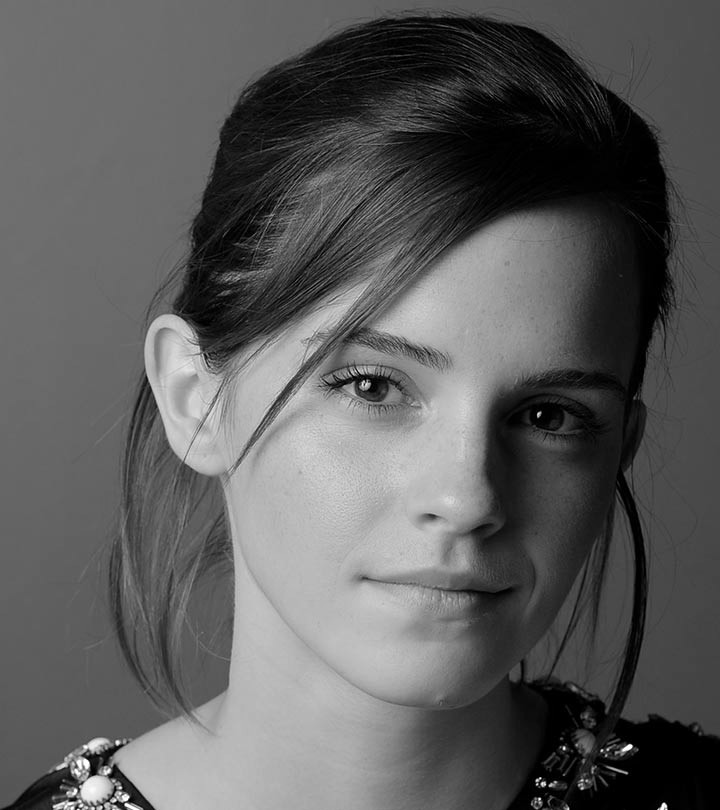
#> input picture Assignment 01/Images/emma_gray.jpg, 720 x 810 px, found by its file name
$ jupyter execute --allow-errors Code.ipynb   (shell and % lines are left out)
#> lines starting #> are read from the running program, lines starting #| are printed output that depends on the picture
[cell 1]
import numpy as np
import cv2 as cv
import matplotlib.pyplot as plt

### Q1

[cell 2]
#create intensity tranformation piecewise
t1 = np.linspace(0, 50, 50+1)
t2 = np.linspace(100, 255, 100)
t3 = np.linspace(150, 255, 105)

t = np.concatenate((t1, t2, t3)).astype(np.uint8)
assert len(t) == 256

fig, ax = plt.subplots(figsize = (4,4))
ax.plot(t)
ax.set_xlabel("Input intensity")
ax.set_ylabel("Output intensity")
ax.set_title("Intensity transformation")

ax.set_xlim(0,255)
ax.set_ylim(0,255)

ax.set_xticks((0,50,100,150,200,255))
ax.set_xticklabels((0,50,100,150,200,255))
ax.set_yticks((0,50,100,150,200,255))
ax.set_yticklabels((0,50,100,150,200,255))

ax.grid()
plt.show()
#> figure, not shown here; curve peaks at x = 150, y = 255

[cell 3]
f = cv.imread('Images\emma_gray.jpg')
#> f is the input picture: shape (810, 720, 3); min 0, max 255, mean 92.2
g = cv.LUT(f, t)
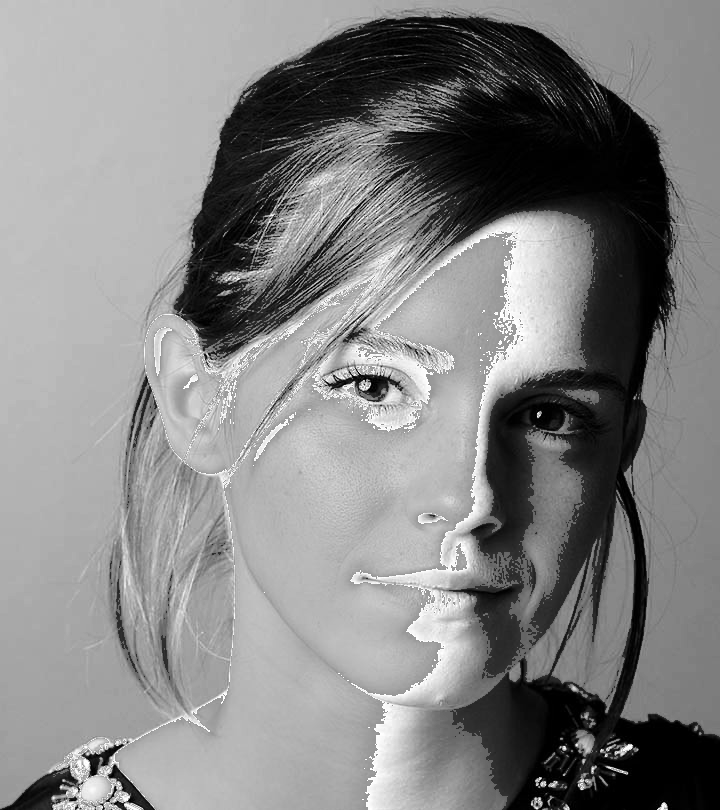
#> g: shape (810, 720, 3); min 0, max 255, mean 132.4

f_rgb = cv.cvtColor(f, cv.COLOR_BGR2RGB)
g_rgb = cv.cvtColor(g, cv.COLOR_BGR2RGB)

fig,ax = plt.subplots(1,2 , figsize=(8,4))
ax[0].imshow(f_rgb)
ax[0].axis('off')
ax[0].set_title("Original image")

ax[1].imshow(g_rgb)
ax[1].axis('off')
ax[1].set_title("Intensity transformed image")

### Q2

Finding the range of values

[cell 4]
f = cv.imread('Images/brain_proton_density_slice.png')
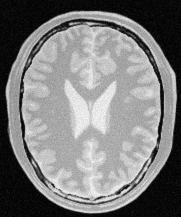
#> input picture Assignment 01/Images/brain_proton_density_slice.png, 181 x 217 px
#> f is the input picture: shape (217, 181, 3); min 0, max 251, mean 123.7
assert f is not None

for i in range(10):
    t1 = np.linspace(0, 25*i, 25*i+1)
    t2 = 0*np.ones(25)
    t3 = np.linspace(25*(i+1), 255, 255-25*(i+1))
    t = np.concatenate((t1,t2,t3)).astype(np.uint8)
    assert len(t) == 256

    fig, ax = plt.subplots(1,3, figsize = (12, 4))
    ax[0].plot(t)
    ax[0].set_xlabel("Input intensity")
    ax[0].set_ylabel("Output intensity")
    ax[0].set_title("Intensity transformation")

    ax[0].set_xlim(0,255)
    ax[0].set_ylim(0,255)

    ax[0].set_xticks((0,50,100,150,200,255))
    ax[0].set_xticklabels((0,50,100,150,200,255))
    ax[0].set_yticks((0,50,100,150,200,255))
    ax[0].set_yticklabels((0,50,100,150,200,255))

    ax[0].grid()

    g = cv.LUT(f, t)
    g = cv.cvtColor(g, cv.COLOR_RGB2BGR)

    ax[1].imshow(f)
    ax[1].axis('off')
    ax[1].grid()

    ax[2].imshow(g)
    ax[2].axis('off')
    ax[2].grid()


    plt.show()

a) White matter

[cell 5]
f = cv.imread('Images/brain_proton_density_slice.png', cv.IMREAD_GRAYSCALE)
#> f: shape (217, 181); min 0, max 251, mean 123.7
assert f is not None

t1 = np.linspace(0, 150, 150+1)
t2 = 255*np.ones(30)
t3 = np.linspace(180, 255, 255-180)
t = np.concatenate((t1,t2,t3)).astype(np.uint8)
#> t = 256 values, max 255 at index 151, min 0 at index 0, mean 137.7
assert len(t) == 256

fig, ax = plt.subplots(1,3, figsize = (12, 4))
ax[0].plot(t)
ax[0].set_xlabel("Input intensity")
ax[0].set_ylabel("Output intensity")
ax[0].set_title("Intensity transformation")

ax[0].set_xlim(0,255)
ax[0].set_ylim(0,255)

ax[0].set_xticks((0,50,100,150,180,200,255))
ax[0].set_xticklabels((0,50,100,150,180,200,255),fontsize="8")
ax[0].set_yticks((0,50,100,150,200,255))
ax[0].set_yticklabels((0,50,100,150,200,255),fontsize="8")

ax[0].grid()

g = cv.LUT(f, t)
#> g: shape (217, 181)

f = cv.cvtColor(f, cv.COLOR_BGR2RGB)
g = cv.cvtColor(g, cv.COLOR_BGR2RGB)
#> g: shape (217, 181, 3)

ax[1].imshow(f)
ax[1].axis('off')
ax[1].set_title("Original Image")

ax[2].imshow(g)
ax[2].axis('off')
ax[2].set_title("White Matter Accentuated")


plt.show()
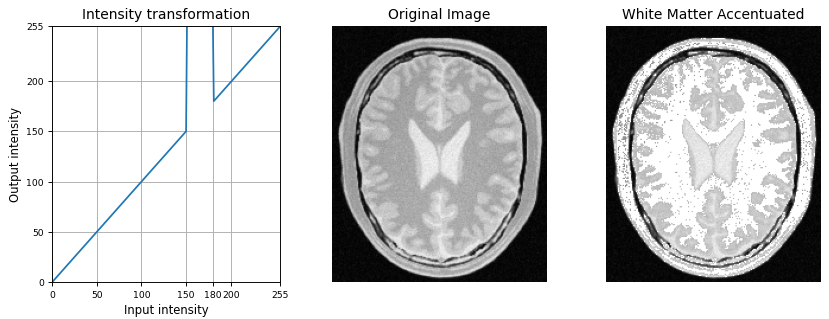
#> figure drawn by matplotlib, 3 panels; panel 1: curve peaks at x = 151, y = 255

b) Gray matter

[cell 6]
f = cv.imread('Images/brain_proton_density_slice.png', cv.IMREAD_GRAYSCALE)
assert f is not None

t1 = np.linspace(0, 180, 180+1)
t2 = 255*np.ones(210-180)
t3 = np.linspace(210,255,255-210)
t = np.concatenate((t1,t2,t3)).astype(np.uint8)
#> t = 256 values, max 255 at index 181, min 0 at index 0, mean 134.3
assert len(t) == 256

fig, ax = plt.subplots(1,3, figsize = (12, 4))
ax[0].plot(t)
ax[0].set_xlabel("Input intensity")
ax[0].set_ylabel("Output intensity")
ax[0].set_title("Intensity transformation")

ax[0].set_xlim(0,255)
ax[0].set_ylim(0,255)

ax[0].set_xticks((0,50,100,150,180,210,255))
ax[0].set_xticklabels((0,50,100,150,180,210,255),fontsize="8")
ax[0].set_yticks((0,50,100,150,200,255))
ax[0].set_yticklabels((0,50,100,150,200,255),fontsize="8")

ax[0].grid()

g = cv.LUT(f, t)
#> g: shape (217, 181)

f = cv.cvtColor(f, cv.COLOR_BGR2RGB)
g = cv.cvtColor(g, cv.COLOR_BGR2RGB)
#> g: shape (217, 181, 3)

ax[1].imshow(f)
ax[1].axis('off')
ax[1].set_title("Original")


ax[2].imshow(g)
ax[2].axis('off')
ax[2].set_title("Gray Matter Accentuated")


plt.show()
#> figure, not shown here; panel 1: curve peaks at x = 181, y = 255

### Q3

a)

[cell 7]
im = cv.imread("Images\highlights_and_shadows.jpg")
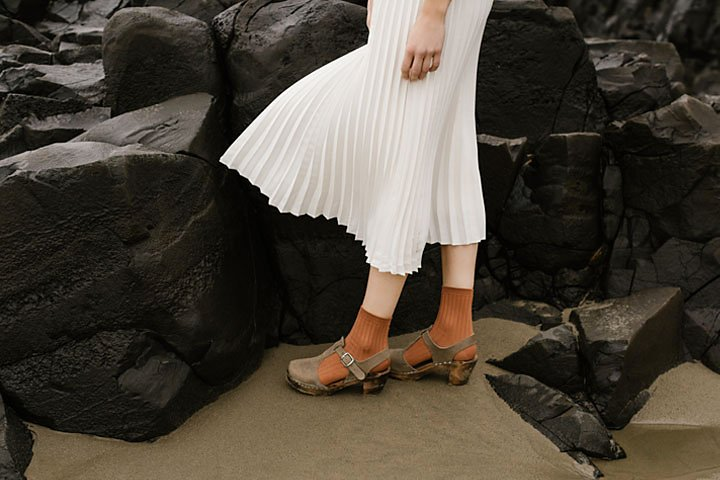
#> input picture Assignment 01/Images/highlights_and_shadows.jpg, 720 x 480 px, found by its file name
#> im is the input picture: shape (480, 720, 3); mean B, G, R 58.1, 68.6, 75.7
im_rgb = cv.cvtColor(im, cv.COLOR_BGR2RGB)

f = cv.cvtColor(im, cv.COLOR_BGR2LAB)
#> f: shape (480, 720, 3); mean of channels 0, 1, 2 71.3, 129.1, 135
L,a,b = cv.split(f)
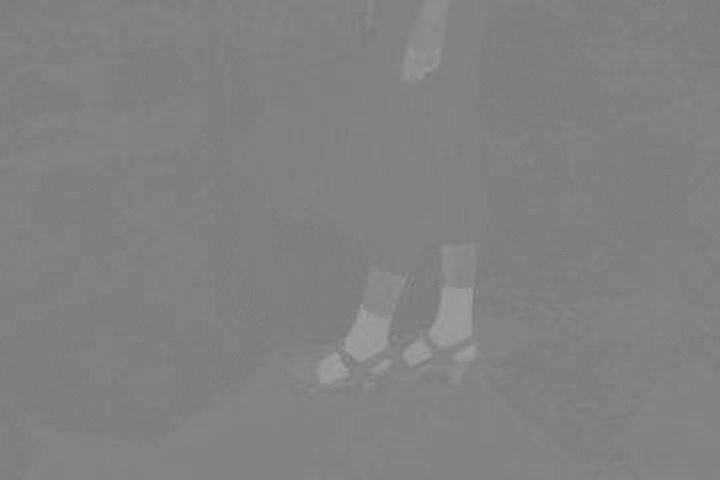
#> a: shape (480, 720); min 119, max 160, mean 129.1

g = 0.65

t = np.array([(i/255)**g*255 for i in range(0,256)], dtype = np.uint8)
#> t = 256 values from 0 to 255
L_corrected = cv.LUT(L, t)

f_new = cv.merge((L_corrected, a, b))
#> f_new: shape (480, 720, 3); mean of channels 0, 1, 2 98.6, 129.1, 135
f_new_rgb = cv.cvtColor(f_new, cv.COLOR_LAB2RGB)
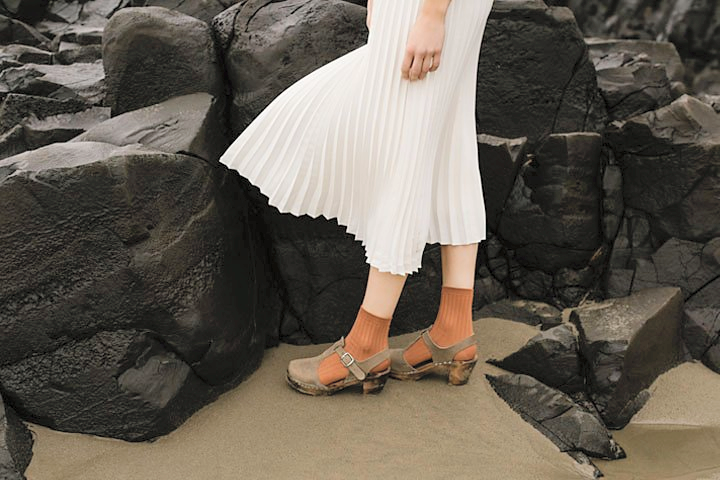
#> f_new_rgb: shape (480, 720, 3); mean R, G, B 101.3, 93.8, 83.2

fig, ax = plt.subplots(figsize=(4,4))

ax.plot(t)
ax.set_xlabel("Input intensity")
ax.set_ylabel("Output intensity")
ax.set_title("Intensity transformation")

ax.set_xlim(0,255)
ax.set_ylim(0,255)

ax.set_xticks((0,50,100,150,200,255))
ax.set_xticklabels((0,50,100,150,200,255))
ax.set_yticks((0,50,100,150,200,255))
ax.set_yticklabels((0,50,100,150,200,255))
ax.grid()

fig, axs = plt.subplots(1,2, figsize=(8,5))

axs[0].imshow(im_rgb)
axs[0].set_title('Original Image')
axs[0].axis('off')

axs[1].imshow(f_new_rgb)
axs[1].set_title('Gamma corrected: $\gamma ={}$'.format(g))
axs[1].axis('off')
plt.plot()
#> figure, not shown here; curve peaks at x = 255, y = 255

b)

[cell 8]
fig, axs = plt.subplots(1,2,figsize=(10,4))

axs[0].hist(L.flatten(), 256, [0, 256])
axs[0].set_title("Histogram of Original Image")
axs[0].set_xlim(0,255)
#axs[0].set_ylim(0,12000)
axs[0].set_xticks((0,50,100,150,200,255))
axs[0].set_xticklabels((0,50,100,150,200,255))
axs[0].grid()

axs[1].hist(L_corrected.flatten(), 256, [0, 256])
axs[1].set_title("Histogram of Corrected Image")
axs[1].set_xlim(0,255)
#axs[1].set_ylim(0,12000)
axs[1].set_xticks((0,50,100,150,200,255))
axs[1].set_xticklabels((0,50,100,150,200,255))
axs[1].grid()

plt.show()
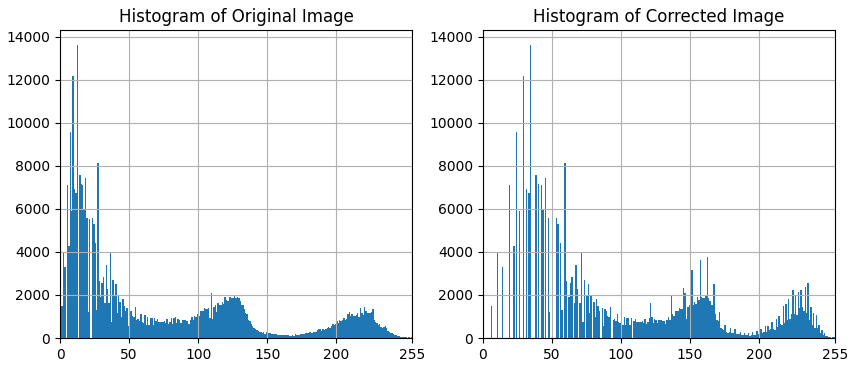
#> figure drawn by matplotlib, 2 panels; panel 1: tallest bar 13634 high, from x = 12 to 13; panel 2: tallest bar 13634 high, from x = 34 to 35

### Q4

[cell 9]
# read the image and find the number of occurences
f = cv.imread('Images/shells.png', cv.IMREAD_GRAYSCALE).astype(np.uint8)
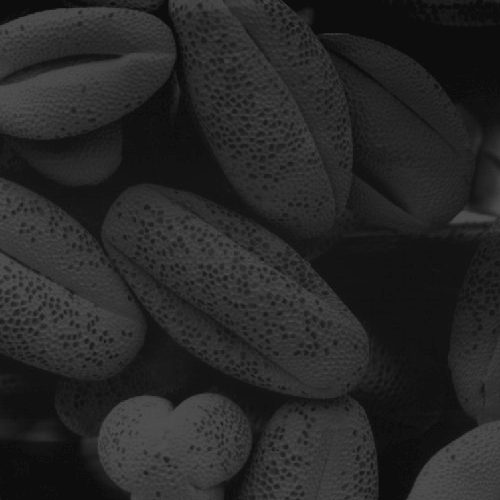
#> input picture Assignment 01/Images/shells.png, 500 x 500 px
#> f is the input picture: shape (500, 500); min 13, max 83, mean 38.7
hist, bins = np.histogram(f.ravel(), 256, [0, 256])
#> hist = 256 values, max 17718 at index 13, min 0 at index 0, mean 976.6; bins = 257 values from 0 to 256

# code to carry out histogram equalization
m,n = f.shape
#> m = 500; n = 500
L = 256
t = np.round((L-1)/(m*n) * np.array([np.sum(hist[0:i+1]) for i in range(0,256)])).astype(np.uint8)
assert len(t) == 256
g = cv.LUT(f, t)
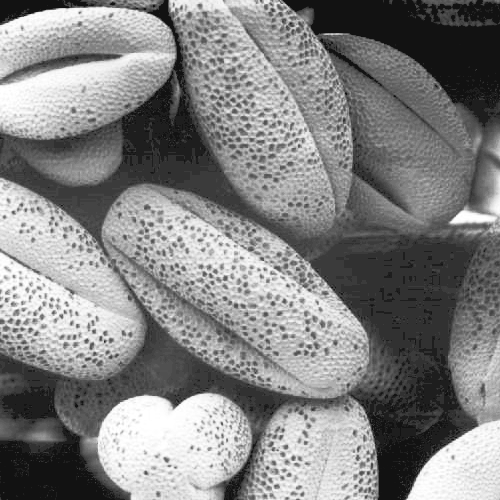
#> g: shape (500, 500); min 18, max 255, mean 130.9

# plot the images
f = cv.cvtColor(f, cv.COLOR_BGR2RGB)
g = cv.cvtColor(g, cv.COLOR_BGR2RGB)
#> g: shape (500, 500, 3)

fig, axs = plt.subplots(2, 2, figsize=(10,10))
axs[0,0].imshow(f, cmap = 'gray')
axs[0,0].axis('off')
axs[0,0].set_title("Original Image")
axs[1,0].imshow(g, cmap = 'gray')
axs[1,0].axis('off')
axs[1,0].set_title("Histogram Equalized Image")

axs[0,1].hist(f.flatten(), 256, [0, 256])
axs[0,1].set_title("Histogram of Original Image")
axs[0,1].set_xlim(0,255)
#axs[0,1].set_ylim(0,15000)
axs[0,1].set_xticks((0,50,100,150,200,255))
axs[0,1].set_xticklabels((0,50,100,150,200,255))
axs[0,1].grid()


axs[1,1].hist(g.flatten(), 256, [0, 256])
axs[1,1].set_title("Histogram of Equalized Image")
axs[1,1].set_xlim(0,255)
#axs[1,1].set_ylim(0,15000)
axs[1,1].set_xticks((0,50,100,150,200,255))
axs[1,1].set_xticklabels((0,50,100,150,200,255))
axs[1,1].grid()

plt.show()
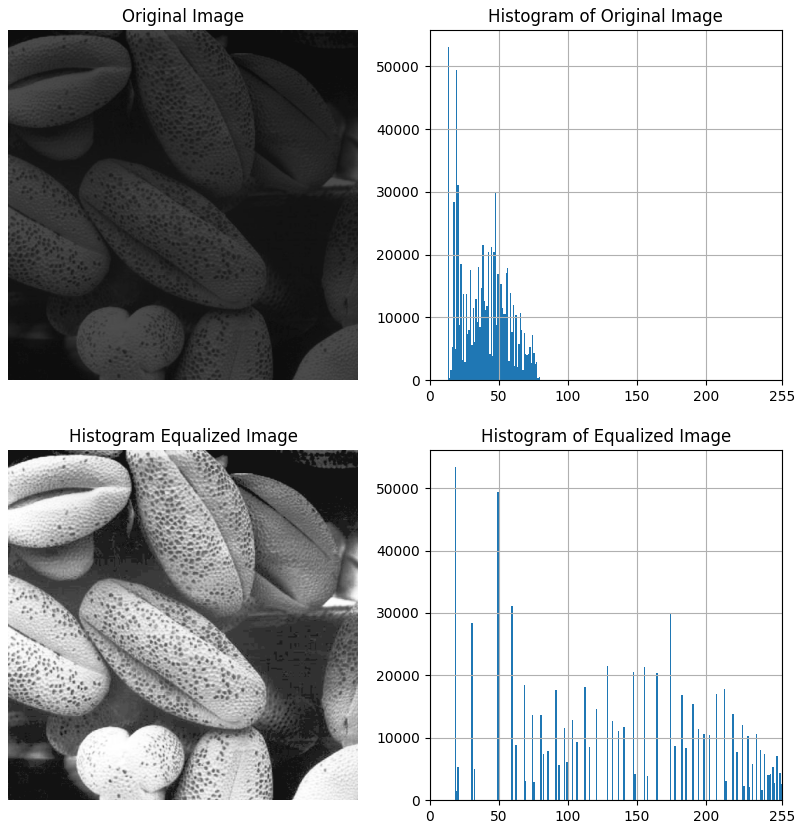
#> figure drawn by matplotlib, 4 panels; panel 2: tallest bar 53154 high, from x = 13 to 14; panel 4: tallest bar 53442 high, from x = 18 to 19

### Q5

[cell 10]
# [40 lines left out: function zoom_image, not called in this run]

[cell 11]
images = ['Images/a1q5images/im01small.png', 'Images/a1q5images/im02small.png', 'Images/a1q5images/im03small.png' ]
originals = ['Images/a1q5images/im01.png', 'Images/a1q5images/im02.png', 'Images/a1q5images/im03.png' ]

a) Nearest Neighbor

[cell 12]
s = 4
SSD_nn = np.array([0,0,0])

#> (the rest of this cell did not finish here and is left out)

b) Bilinear interpolation

[cell 13]
s = 4
#> s = 4
SSD_bi = np.array([0,0,0])

#> (the rest of this cell did not finish here and is left out)
